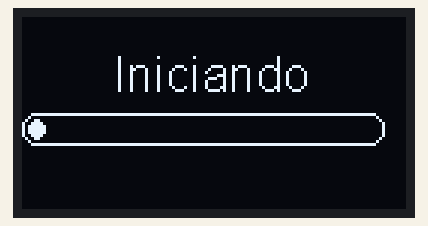
Recording of a sketch running on a simulated ESP8266 (NodeMCU). On the bench: 128×64 one-colour display. WiFi joins after 1.5 s; servers stay silent unless stated; what the sketch prints to the serial monitor is not drawn.

Above: at 1.68 s.
At 2.31 s:
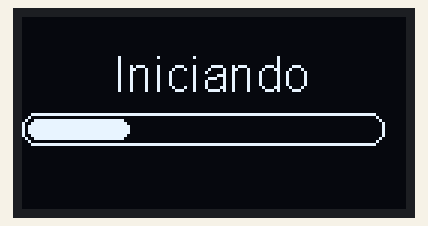
At 2.93 s:
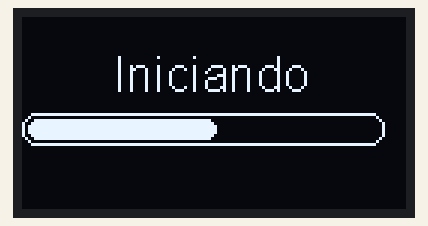
At 3.55 s:
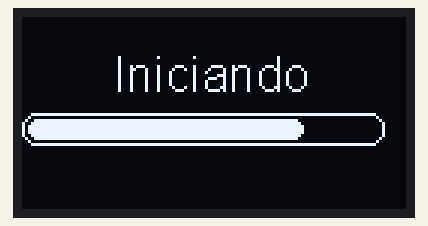
At 4.0 s:
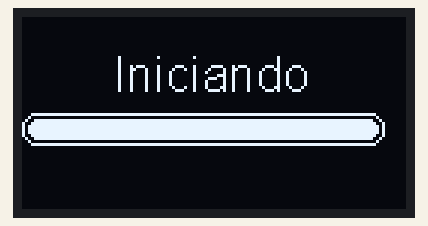

The sketch:

intelligent_temperature_monitor.ino
```cpp
#include <Wire.h>
#include "SSD1306Wire.h"
#include <ESP8266WiFi.h>
#include <WiFiManager.h>
#include <ESP8266HTTPClient.h>
#include <ArduinoJson.h>

DynamicJsonDocument doc(4096);
SSD1306Wire  display(0x3c, D1, D2);

#define URL_SERVER "http://goweather.herokuapp.com/weather/Jaguaruna"

void setup()
{
  WiFiManager wifiManager;
  wifiManager.autoConnect("Monitor de Informacoes");
  wifiManager.setConfigPortalTimeout(180);
  Serial.begin(115200);
  display.init();
  display.flipScreenVertically();
}

void initScreen()
{
  for (int counter = 0; counter <= 100; counter++)
  {
    display.clear();
    display.drawProgressBar(0, 32, 120, 10, counter);
    display.setTextAlignment(TEXT_ALIGN_CENTER);
    display.setFont(ArialMT_Plain_16);
    display.drawString(63, 10, "Iniciando");
    display.display();
    delay(10);
  }
}

void writeScreen(JsonObject object){
  display.clear();
  display.setTextAlignment(TEXT_ALIGN_CENTER);
  display.setFont(ArialMT_Plain_16);
  display.drawString(63, 10, "Dia: " + String(object["day"]));
  display.drawString(63, 26, "Temp: " + String(object["temperature"]));
  display.drawString(63, 45, "Ventos: " + String(object["wind"]));
  display.display();
  delay(3000);
}

void get_weather_by_days()
{
  WiFiClient clientWifi;
  HTTPClient http;
  http.begin(clientWifi, URL_SERVER);
  Serial.printf("[HTTP] Server...: %s\n", URL_SERVER);
  http.addHeader("Content-Type", "application/json");

  int httpCode = http.GET();

  if (httpCode > 0) {
    Serial.printf("[HTTP] GET... code: %d\n", httpCode);

    if (httpCode == HTTP_CODE_OK || httpCode == HTTP_CODE_MOVED_PERMANENTLY) {

      DeserializationError error = deserializeJson(doc, http.getString());

      if (error) {
        Serial.print(F("deserializeJson() failed: "));
        Serial.println(error.f_str());
        return;
      }

      JsonArray forecasts = doc["forecast"].as<JsonArray>();

      for(JsonVariant forecast : forecasts) {
          JsonObject object = forecast.as<JsonObject>();
          writeScreen(object);
      }

    }

  } else {
    Serial.printf("[HTTP] GET... failed, error: %s\n", http.errorToString(httpCode).c_str());
  }

  http.end();

}


void loop()
{
  initScreen();
  while(true){
    get_weather_by_days();
    delay(1500);
  }
}
```
